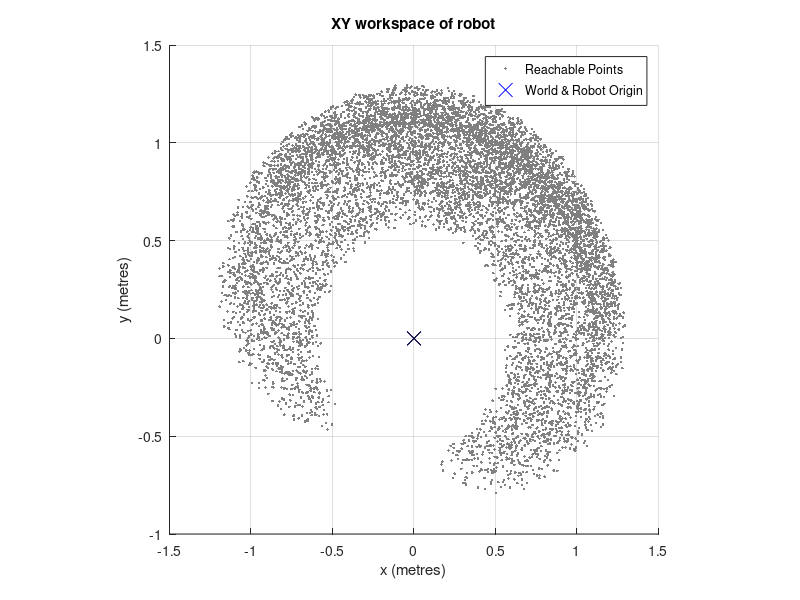

This chart was generated by the following MATLAB code:
clear;
clc;
clf;
close all;

% All units used are SI standard, meters and radians.

end_effector_poses_xy = zeros(2, 100);

%L0 = 1; % Not needed for XY workspace
L1 = 0.5;
L2 = 0.5;

% Robot position WRT world frame
x0 = 0;
y0 = 0;
theta0 = 0;
iterations = 10000;

for i = 1:iterations
    d1 = rand * (0.3 - 0.1) + 0.1;
    %d2 = rand * (0.3 - 0.1) + 0.1; % d2 is irrelevant to x-y workspace.
    theta1 = (rand * 145) * pi / 180;
    theta2 = (rand * (120 - -120) -120) * pi / 180;
    %theta1 = 0;
    %theta2 = -120*pi/180;
    
    end_effector_pos_xy = [
      x0 + L1 * cos(theta1 + theta0) + (L2 + d1) * cos(theta1 + theta2 + theta0);
      y0 + L1 * sin(theta1 + theta0) + (L2 + d1) * sin(theta2 + theta1 + theta0);
    ];

    end_effector_poses_xy(:,i) = end_effector_pos_xy;
end

grid on;
hold on;
xlabel("x (metres)")
ylabel("y (metres)")
title("XY workspace of robot")
scatter(end_effector_poses_xy(1,:), end_effector_poses_xy(2,:), "marker", '.', "MarkerEdgeColor", "#808080")
scatter(0, 0, 'marker', 'x', "MarkerEdgeColor", "b", "SizeData", 100)
scatter(x0, y0, 'marker', 'x', "MarkerEdgeColor", "black", "SizeData", 100)
legend("Reachable Points", "World & Robot Origin")
pbaspect([1 1 1])


